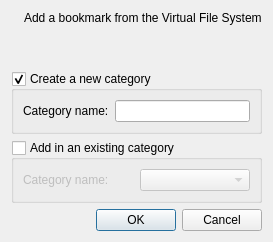
<?xml version="1.0" encoding="UTF-8"?>
<ui version="4.0">
 <class>AddBookmark</class>
 <widget class="QDialog" name="AddBookmark">
  <property name="windowTitle">
   <string>Add bookmark</string>
  </property>
  <layout class="QVBoxLayout" name="verticalLayout_2">
   <item>
    <layout class="QHBoxLayout" name="horizontalLayout">
     <item>
      <widget class="QLabel" name="label">
       <property name="text">
        <string notr="true"/>
       </property>
       <property name="pixmap">
        <pixmap resource="gui.qrc">:/bookmark.png</pixmap>
       </property>
      </widget>
     </item>
     <item>
      <layout class="QVBoxLayout" name="verticalLayout">
       <item>
        <widget class="QLabel" name="label_2">
         <property name="text">
          <string>Add a bookmark from the Virtual File System</string>
         </property>
        </widget>
       </item>
       <item>
        <spacer name="verticalSpacer">
         <property name="orientation">
          <enum>Qt::Vertical</enum>
         </property>
         <property name="sizeHint" stdset="0">
          <size>
           <width>20</width>
           <height>40</height>
          </size>
         </property>
        </spacer>
       </item>
      </layout>
     </item>
    </layout>
   </item>
   <item>
    <widget class="QGroupBox" name="newBox">
     <property name="title">
      <string>Create a new category</string>
     </property>
     <property name="flat">
      <bool>false</bool>
     </property>
     <property name="checkable">
      <bool>true</bool>
     </property>
     <layout class="QHBoxLayout" name="horizontalLayout_2">
      <item>
       <widget class="QLabel" name="label_3">
        <property name="text">
         <string>Category name:</string>
        </property>
       </widget>
      </item>
      <item>
       <widget class="QLineEdit" name="catname"/>
      </item>
     </layout>
    </widget>
   </item>
   <item>
    <widget class="QGroupBox" name="existBox">
     <property name="title">
      <string>Add in an existing category</string>
     </property>
     <property name="checkable">
      <bool>true</bool>
     </property>
     <property name="checked">
      <bool>false</bool>
     </property>
     <layout class="QHBoxLayout" name="horizontalLayout_3">
      <item>
       <widget class="QLabel" name="label_4">
        <property name="text">
         <string>Category name:</string>
        </property>
       </widget>
      </item>
      <item>
       <widget class="QComboBox" name="catcombo"/>
      </item>
     </layout>
    </widget>
   </item>
   <item>
    <widget class="QDialogButtonBox" name="buttonBox">
     <property name="orientation">
      <enum>Qt::Horizontal</enum>
     </property>
     <property name="standardButtons">
      <set>QDialogButtonBox::Cancel|QDialogButtonBox::Ok</set>
     </property>
    </widget>
   </item>
  </layout>
 </widget>
 <resources>
  <include location="gui.qrc"/>
 </resources>
 <connections>
  <connection>
   <sender>buttonBox</sender>
   <signal>accepted()</signal>
   <receiver>AddBookmark</receiver>
   <slot>accept()</slot>
   <hints>
    <hint type="sourcelabel">
     <x>248</x>
     <y>254</y>
    </hint>
    <hint type="destinationlabel">
     <x>157</x>
     <y>274</y>
    </hint>
   </hints>
  </connection>
  <connection>
   <sender>buttonBox</sender>
   <signal>rejected()</signal>
   <receiver>AddBookmark</receiver>
   <slot>reject()</slot>
   <hints>
    <hint type="sourcelabel">
     <x>316</x>
     <y>260</y>
    </hint>
    <hint type="destinationlabel">
     <x>286</x>
     <y>274</y>
    </hint>
   </hints>
  </connection>
 </connections>
</ui>
